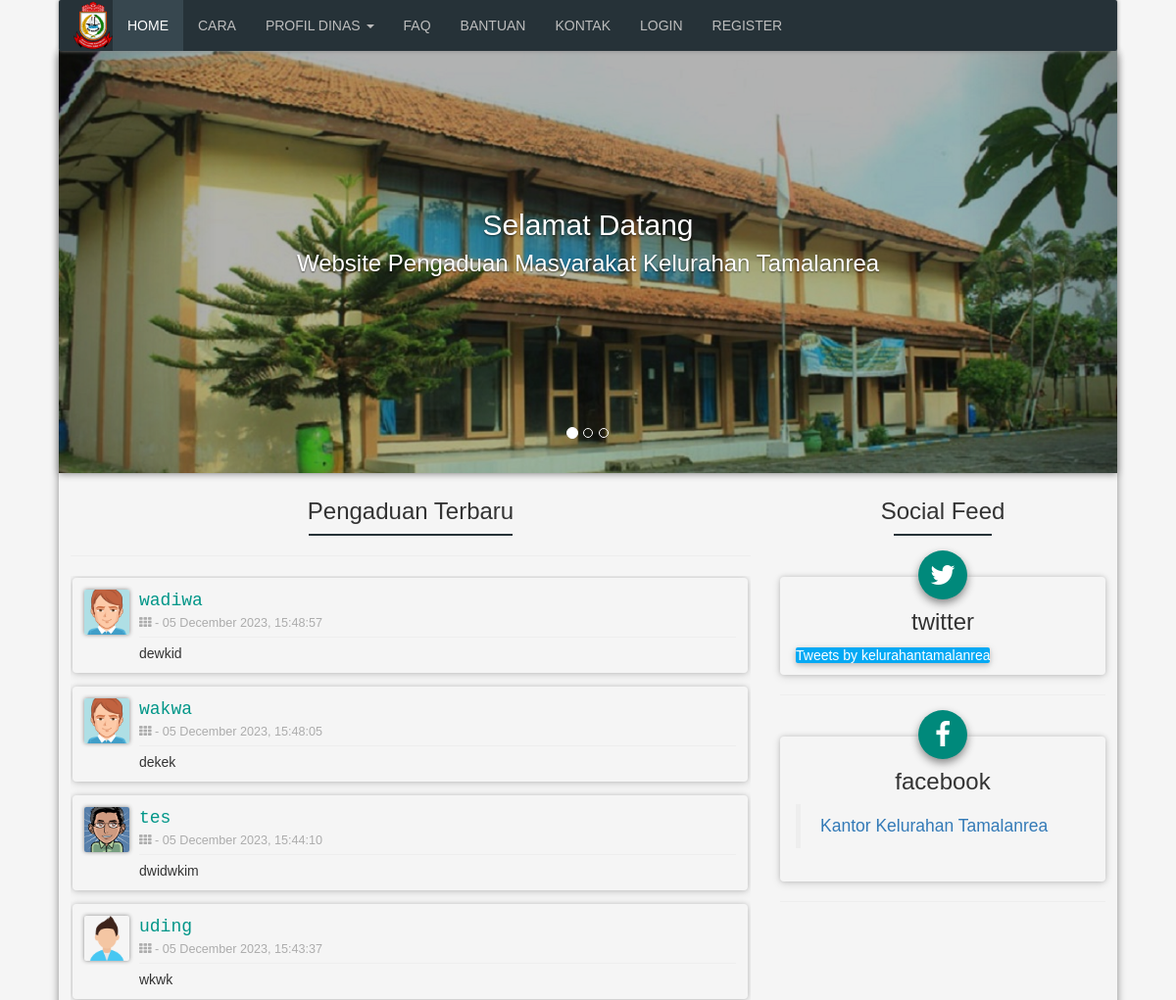
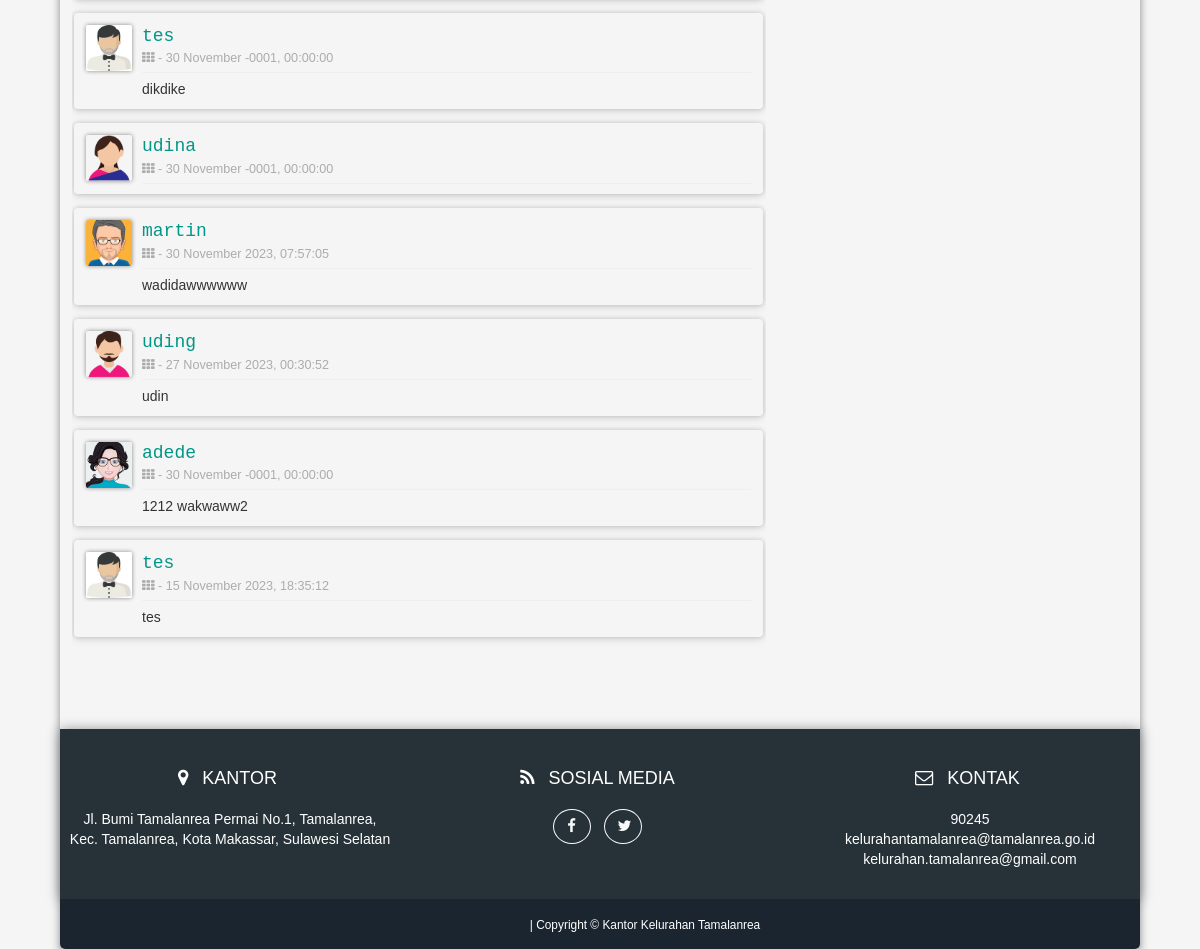
The app's page /user/public/home.php, older data (2 pictures, top to bottom).
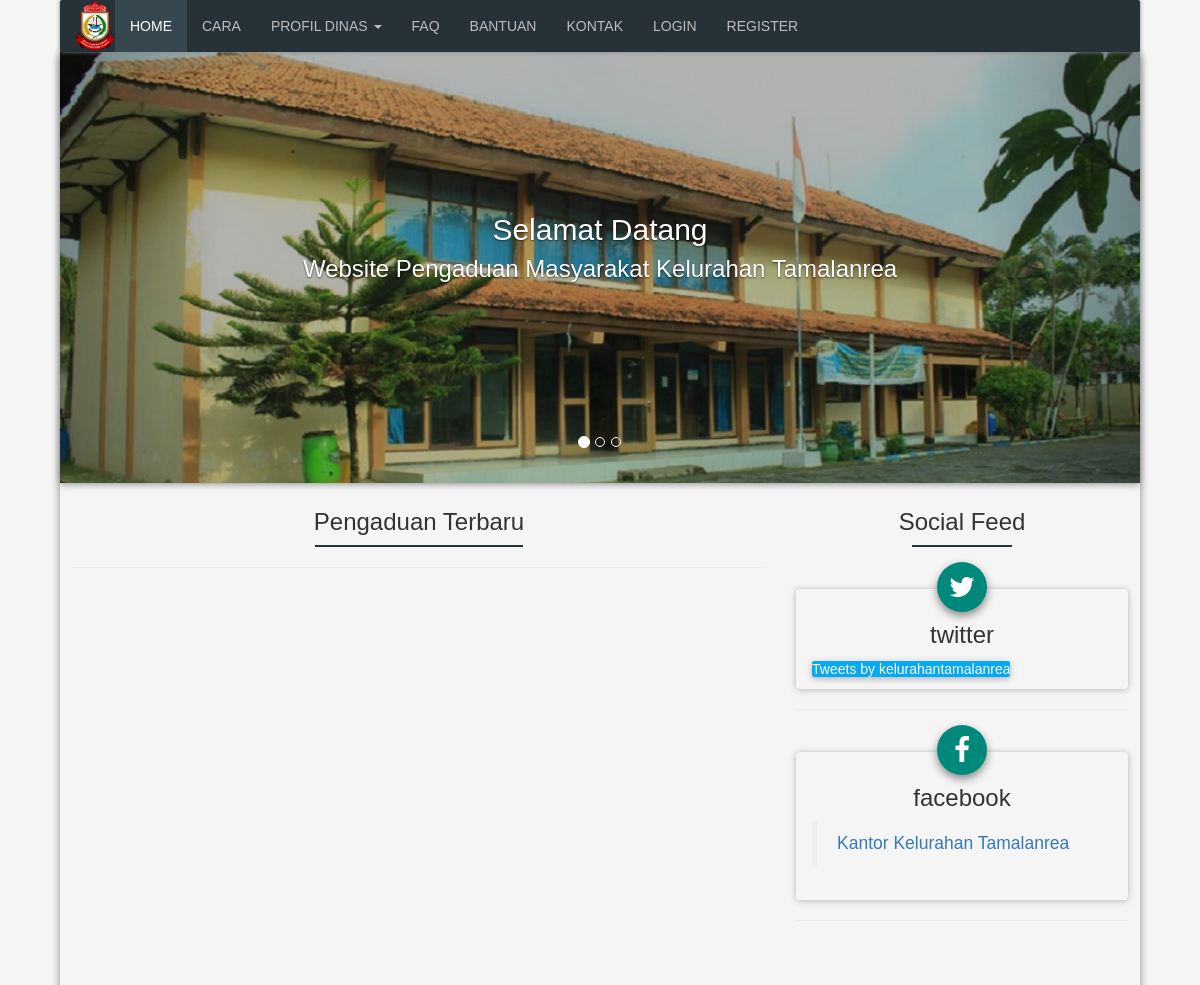
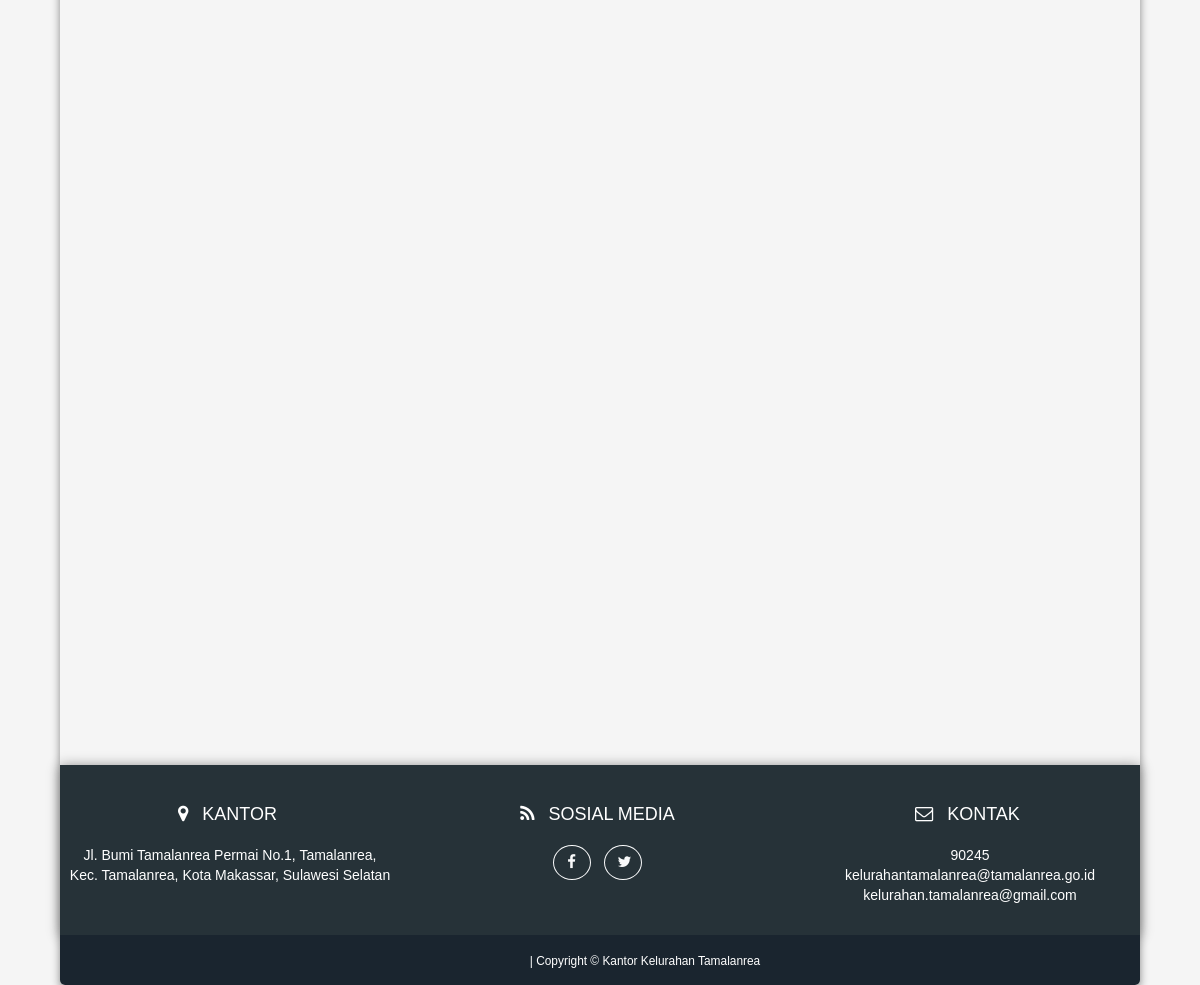
The same page, newer data (2 pictures, top to bottom).
### tables this page shows
CREATE TABLE `laporan` (
  `id` int(11) NOT NULL,
  `nama` varchar(64) NOT NULL,
  `email` varchar(64) NOT NULL,
  `telpon` varchar(12) NOT NULL,
  `alamat` varchar(256) NOT NULL,
  `tujuan` int(11) NOT NULL,
  `isi` varchar(2048) NOT NULL,
  `tanggal` timestamp NOT NULL DEFAULT current_timestamp() ON UPDATE current_timestamp(),
  `status` varchar(12) NOT NULL,
  `komentar` text NOT NULL,
  `pdf_path` varchar(255) NOT NULL
);

### user/public/home.php (the view, shortened to what the changed rows need)
<?php
    require_once("../private/database.php");
?>
<?php
function RandomAvatar(){
    $photoAreas = array("avatar1.png", "avatar2.png", "avatar3.png", "avatar4.png", "avatar5.png", "avatar6.png", "avatar7.png", "avatar8.png", "avatar9.png", "avatar10.png", "avatar11.png");
    $randomNumber = array_rand($photoAreas);
    $randomImage = $photoAreas[$randomNumber];
    echo $randomImage;
}
?>
<!DOCTYPE html>
<html lang="id">
<head>
    <link rel="stylesheet" href="css/bootstrap.css">
    <link rel="stylesheet" href="css/font-awesome.min.css">
    <link href="css/style.css" rel="stylesheet">
    <link rel="stylesheet" href="css/animate.min.css">
</head>
<body>
    <div class="shadow">
    <div id="mainCarousel" class="carousel slide" data-ride="carousel">
        <div class="carousel-inner" role="listbox">
            <div class="item active">
                <div class="carousel-caption welcome">
                    <h2 class="animated bounceInRight">Selamat Datang</h2>
                </div>
            </div>
        </div>
    </div>
    <div class="main-content">
        <div class="section">
            <div class="row">
                <div class="col-md-8">
                    <br>
                    <div class="scroll-laporan">
                        <?php
                        $statement = $db->query("SELECT * FROM `laporan` ORDER BY id DESC");
                        foreach ($statement as $key ) {
                            $mysqldate = $key['tanggal'];
                            $phpdate = strtotime($mysqldate);
                            $tanggal = date( 'd F Y, H:i:s', $phpdate);
                            ?>
                            <div class="panel-body card-shadow-2">
                                <a class="media-left" href="#"><img class="img-circle img-sm form-shadow" src="images/avatar/<?php RandomAvatar(); ?>"></a>
                                <div class="media-body">
                                    <div>
                                        <h4 class="text-green profil-name" style="font-family: monospace;"><?php echo $key['nama']; ?></h4>
                                        <p class="text-muted text-sm"><i class="fa fa-th fa-fw"></i>  -  <?php echo $tanggal; ?></p>
                                    </div>
                                    <hr class="hr-nama">
                                    <p>
                                        <?php echo $key['isi']; ?>
                                    </p>
                                </div>
                            </div>
                            <?php
                        }
                        ?>
                    </div>
                </div>
            </div>
        </div>
    </div>
</div>
</body>
</html>

Row changes from the older to the newer data that the page shows:
removed laporan: nama "wadiwa", tanggal "05 December 2023, 15:48:57", isi "dewkid"
removed laporan: nama "wakwa", tanggal "05 December 2023, 15:48:05", isi "dekek"
removed laporan: shows a picture, nama "tes", tanggal "05 December 2023, 15:44:10", isi "dwidwkim"
removed laporan: shows a picture, nama "uding", tanggal "05 December 2023, 15:43:37", isi "wkwk"
removed laporan: nama "tes", tanggal "30 November -0001, 00:00:00", isi "dikdike"
removed laporan: shows a picture, nama "udina", tanggal "30 November -0001, 00:00:00"
removed laporan: shows a picture, nama "martin", tanggal "30 November 2023, 07:57:05", isi "wadidawwwwww"
removed laporan: shows a picture, nama "uding", tanggal "27 November 2023, 00:30:52", isi "udin"
removed laporan: shows a picture, nama "adede", tanggal "30 November -0001, 00:00:00", isi "1212 wakwaww2"
removed laporan: nama "tes", tanggal "15 November 2023, 18:35:12", isi "tes"
